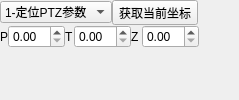
              <widget class="QWidget" name="page_vision_PTZPOS_set">
               <layout class="QVBoxLayout" name="verticalLayout_page_vision_PTZPOS_set">
                <property name="spacing">
                 <number>0</number>
                </property>
                <property name="leftMargin">
                 <number>0</number>
                </property>
                <property name="topMargin">
                 <number>0</number>
                </property>
                <property name="rightMargin">
                 <number>0</number>
                </property>
                <property name="bottomMargin">
                 <number>0</number>
                </property>
                <item>
                 <layout class="QHBoxLayout" name="horizontalLayout_10">
                  <item>
                   <widget class="QComboBox" name="comboBox_vision_PTZPOS_wAction">
                    <property name="currentIndex">
                     <number>0</number>
                    </property>
                    <item>
                     <property name="text">
                      <string>1-定位PTZ参数</string>
                     </property>
                    </item>
                    <item>
                     <property name="text">
                      <string>2-定位P参数</string>
                     </property>
                    </item>
                    <item>
                     <property name="text">
                      <string>3-定位T参数</string>
                     </property>
                    </item>
                    <item>
                     <property name="text">
                      <string>4-定位Z参数</string>
                     </property>
                    </item>
                    <item>
                     <property name="text">
                      <string>5-定位PT参数</string>
                     </property>
                    </item>
                   </widget>
                  </item>
                  <item>
                   <widget class="QToolButton" name="toolButton_point_get_positon">
                    <property name="text">
                     <string>获取当前坐标</string>
                    </property>
                   </widget>
                  </item>
                  <item>
                   <spacer name="horizontalSpacer_10">
                    <property name="orientation">
                     <enum>Qt::Horizontal</enum>
                    </property>
                    <property name="sizeHint" stdset="0">
                     <size>
                      <width>40</width>
                      <height>20</height>
                     </size>
                    </property>
                   </spacer>
                  </item>
                 </layout>
                </item>
                <item>
                 <layout class="QHBoxLayout" name="horizontalLayout_11">
                  <item>
                   <widget class="QLabel" name="label_9">
                    <property name="toolTip">
                     <string>P参数（水平参数）</string>
                    </property>
                    <property name="text">
                     <string>P</string>
                    </property>
                   </widget>
                  </item>
                  <item>
                   <widget class="QDoubleSpinBox" name="doubleSpinBox_vision_PTZPOS_wPanPos">
                    <property name="toolTip">
                     <string>P参数（水平参数）</string>
                    </property>
                   </widget>
                  </item>
                  <item>
                   <widget class="QLabel" name="label_10">
                    <property name="toolTip">
                     <string>T参数（垂直参数）</string>
                    </property>
                    <property name="text">
                     <string>T</string>
                    </property>
                   </widget>
                  </item>
                  <item>
                   <widget class="QDoubleSpinBox" name="doubleSpinBox_vision_PTZPOS_wTiltPos">
                    <property name="toolTip">
                     <string>T参数（垂直参数）</string>
                    </property>
                   </widget>
                  </item>
                  <item>
                   <widget class="QLabel" name="label_11">
                    <property name="toolTip">
                     <string>Z参数（变倍参数） </string>
                    </property>
                    <property name="text">
                     <string>Z </string>
                    </property>
                   </widget>
                  </item>
                  <item>
                   <widget class="QDoubleSpinBox" name="doubleSpinBox_vision_PTZPOS_wZoomPos">
                    <property name="toolTip">
                     <string>Z参数（变倍参数） </string>
                    </property>
                   </widget>
                  </item>
                  <item>
                   <spacer name="horizontalSpacer_11">
                    <property name="orientation">
                     <enum>Qt::Horizontal</enum>
                    </property>
                    <property name="sizeHint" stdset="0">
                     <size>
                      <width>40</width>
                      <height>20</height>
                     </size>
                    </property>
                   </spacer>
                  </item>
                 </layout>
                </item>
                <item>
                 <spacer name="verticalSpacer_4">
                  <property name="orientation">
                   <enum>Qt::Vertical</enum>
                  </property>
                  <property name="sizeHint" stdset="0">
                   <size>
                    <width>20</width>
                    <height>40</height>
                   </size>
                  </property>
                 </spacer>
                </item>
               </layout>
              </widget>
